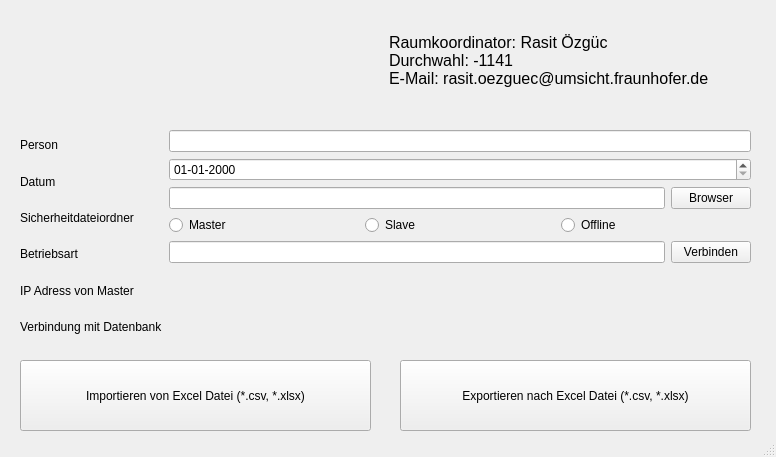
<?xml version="1.0" encoding="UTF-8"?>
<ui version="4.0">
 <class>ImportExport</class>
 <widget class="QMainWindow" name="ImportExport">
  <property name="geometry">
   <rect>
    <x>0</x>
    <y>0</y>
    <width>776</width>
    <height>457</height>
   </rect>
  </property>
  <property name="windowTitle">
   <string>Importieren und Exportieren Datenbank </string>
  </property>
  <widget class="QWidget" name="centralwidget">
   <widget class="QPushButton" name="btnImport">
    <property name="geometry">
     <rect>
      <x>20</x>
      <y>360</y>
      <width>351</width>
      <height>71</height>
     </rect>
    </property>
    <property name="text">
     <string>Importieren von Excel Datei (*.csv, *.xlsx)</string>
    </property>
   </widget>
   <widget class="QPushButton" name="btnExport">
    <property name="geometry">
     <rect>
      <x>400</x>
      <y>360</y>
      <width>351</width>
      <height>71</height>
     </rect>
    </property>
    <property name="text">
     <string>Exportieren nach Excel Datei (*.csv, *.xlsx)</string>
    </property>
   </widget>
   <widget class="QWidget" name="layoutWidget">
    <property name="geometry">
     <rect>
      <x>20</x>
      <y>130</y>
      <width>731</width>
      <height>212</height>
     </rect>
    </property>
    <layout class="QHBoxLayout" name="horizontalLayout">
     <item>
      <layout class="QVBoxLayout" name="verticalLayout_2">
       <item>
        <widget class="QLabel" name="lbPerson">
         <property name="text">
          <string>Person</string>
         </property>
        </widget>
       </item>
       <item>
        <widget class="QLabel" name="lbDatum">
         <property name="text">
          <string>Datum</string>
         </property>
        </widget>
       </item>
       <item>
        <widget class="QLabel" name="lbdatasheet">
         <property name="text">
          <string>Sicherheitdateiordner</string>
         </property>
        </widget>
       </item>
       <item>
        <widget class="QLabel" name="lbMasterSlaveOffline">
         <property name="text">
          <string>Betriebsart</string>
         </property>
        </widget>
       </item>
       <item>
        <widget class="QLabel" name="lbIPAddress">
         <property name="text">
          <string>IP Adress von Master</string>
         </property>
        </widget>
       </item>
       <item>
        <widget class="QLabel" name="lbConnectionDatabase">
         <property name="text">
          <string>Verbindung mit Datenbank</string>
         </property>
        </widget>
       </item>
      </layout>
     </item>
     <item>
      <layout class="QVBoxLayout" name="verticalLayout">
       <item>
        <widget class="QLineEdit" name="lePerson"/>
       </item>
       <item>
        <widget class="QDateEdit" name="dateEdit">
         <property name="displayFormat">
          <string>dd-MM-yyyy</string>
         </property>
        </widget>
       </item>
       <item>
        <layout class="QHBoxLayout" name="horizontalLayout_5">
         <item>
          <widget class="QLineEdit" name="leFolder"/>
         </item>
         <item>
          <widget class="QPushButton" name="btnBrowserFolder">
           <property name="text">
            <string>Browser</string>
           </property>
          </widget>
         </item>
        </layout>
       </item>
       <item>
        <layout class="QHBoxLayout" name="horizontalLayout_3">
         <item>
          <widget class="QRadioButton" name="rbMaster">
           <property name="text">
            <string>Master</string>
           </property>
          </widget>
         </item>
         <item>
          <widget class="QRadioButton" name="rbSlave">
           <property name="text">
            <string>Slave</string>
           </property>
          </widget>
         </item>
         <item>
          <widget class="QRadioButton" name="rbOffline">
           <property name="text">
            <string>Offline</string>
           </property>
          </widget>
         </item>
        </layout>
       </item>
       <item>
        <layout class="QHBoxLayout" name="horizontalLayout_4">
         <item>
          <widget class="QLineEdit" name="leIPAddress"/>
         </item>
         <item>
          <widget class="QPushButton" name="btnConnect">
           <property name="text">
            <string>Verbinden</string>
           </property>
          </widget>
         </item>
        </layout>
       </item>
       <item>
        <widget class="QLabel" name="lbConnection">
         <property name="text">
          <string/>
         </property>
        </widget>
       </item>
      </layout>
     </item>
    </layout>
   </widget>
   <widget class="QWidget" name="layoutWidget_2">
    <property name="geometry">
     <rect>
      <x>20</x>
      <y>0</y>
      <width>731</width>
      <height>121</height>
     </rect>
    </property>
    <layout class="QHBoxLayout" name="horizontalLayout_2">
     <item>
      <widget class="QLabel" name="lbFraunhoferIcon">
       <property name="text">
        <string/>
       </property>
       <property name="pixmap">
        <pixmap>fraunhofer_icon.jpg</pixmap>
       </property>
      </widget>
     </item>
     <item>
      <widget class="QLabel" name="lbContact">
       <property name="font">
        <font>
         <pointsize>12</pointsize>
        </font>
       </property>
       <property name="text">
        <string>Raumkoordinator: Rasit Özgüc
Durchwahl: -1141
E-Mail: rasit.oezguec@umsicht.fraunhofer.de</string>
       </property>
      </widget>
     </item>
    </layout>
   </widget>
  </widget>
  <widget class="QMenuBar" name="menubar">
   <property name="geometry">
    <rect>
     <x>0</x>
     <y>0</y>
     <width>776</width>
     <height>26</height>
    </rect>
   </property>
  </widget>
  <widget class="QStatusBar" name="statusbar"/>
 </widget>
 <resources/>
 <connections/>
</ui>
